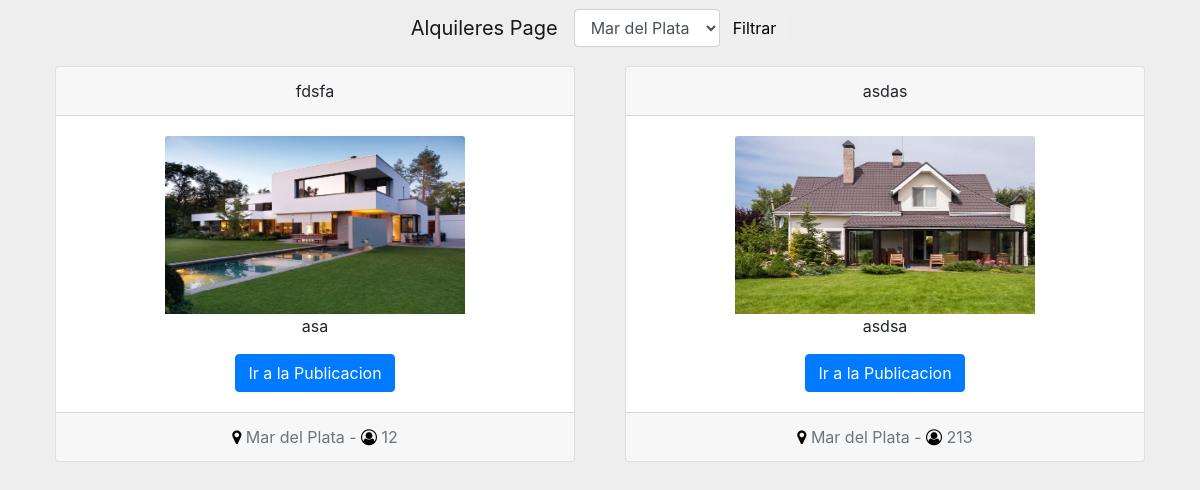
/, run on an earlier commit of the app's database.
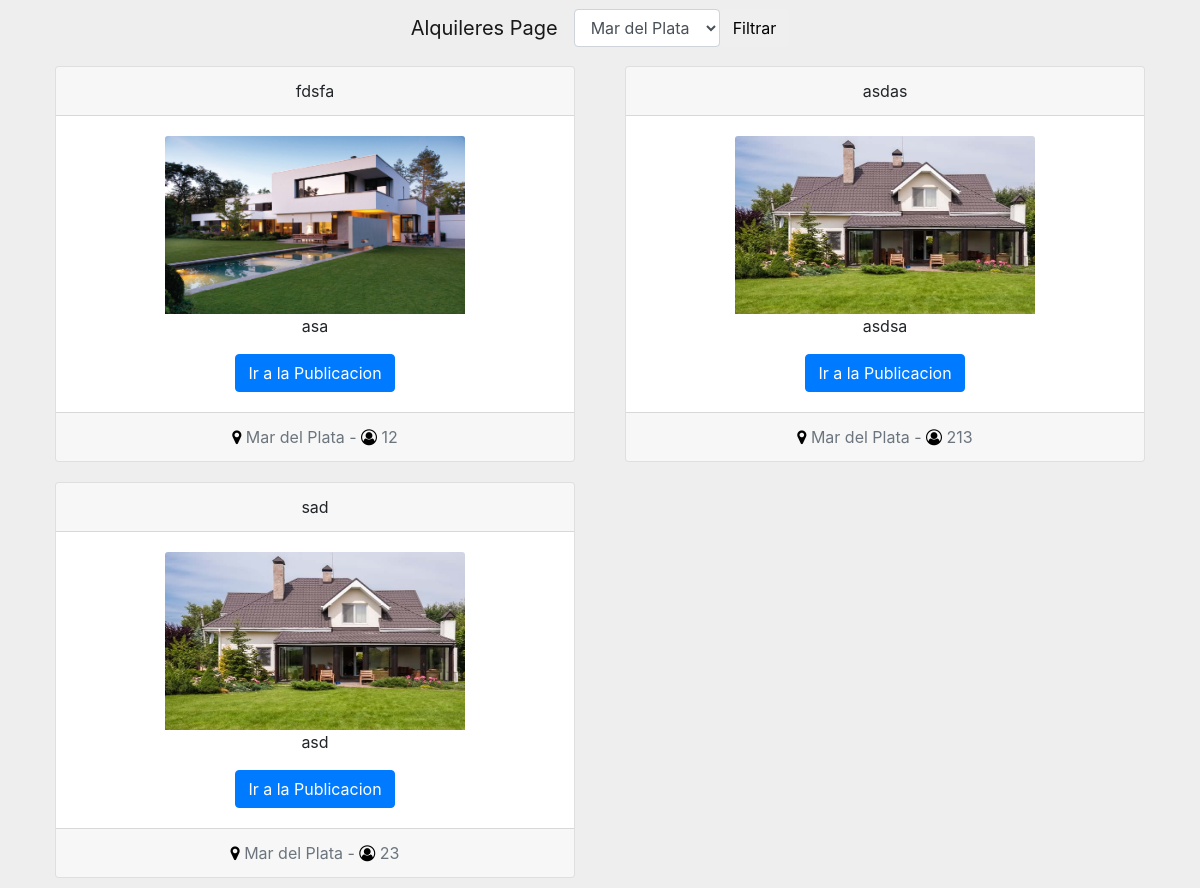
And on a later commit of the database.
### alquileres/models.py (models this page shows, shortened)
class Propiedad(models.Model):
    descripcion = models.CharField(max_length=500)
    precioDiario = models.IntegerField()
    imagen = models.ImageField(upload_to='image', max_length=100)
    titulo = models.CharField(max_length=50)
    maximoHabitantes = models.IntegerField()
    ciudad = models.ForeignKey(Ciudad, null=True, blank=True, on_delete=models.CASCADE)
    class Meta:
        verbose_name_plural = "Propiedades"

class Ciudad(models.Model):
    nombre = models.CharField(max_length=200, unique=True)
    class Meta:
        verbose_name_plural = "Ciudades"

### alquileres/views.py (the view)
# urls.py: url(r'^$', index),
def index(request):
    ciudades = Ciudad.objects.all()
    if 'filter' in request.GET:
        filtrados = Propiedad.objects.all().filter(ciudad=request.GET['idCiudad'])
        contexto = {
            'propiedades': filtrados,
            'ciudades': ciudades
        }
        return render(request, 'alquileres/index.html', contexto)
    else:
        propiedades = Propiedad.objects.all()
        contexto = {
            'propiedades': propiedades,
            'ciudades': ciudades
        }
        return render(request, 'alquileres/index.html', contexto)

### templates/alquileres/index.html (shortened to what this page needs)
{% extends 'base/base.html' %}
{% block header %}
    <div class="container">
    <nav class="navbar justify-content-center navbar-expand-lg navbar-light">
        <a class="navbar-brand" href="/">Alquileres Page</a>
     <form class="form-inline" method="GET" id="filterForm">
        <div class="form-group">
            <select name="idCiudad" id="idCiudad" class="form-control">
                {% for c in ciudades %}
                    <option value="{{ c.id }}">{{ c.nombre }}</option>
                {% endfor %}
            </select>
        </div>
      <button type="submit" class="btn btn-default">Filtrar</button>
     </form>
    </nav>
{% endblock %}
{% block content %}
    <div class="row">
        {% if propiedades %}
            {% for propiedad in propiedades %}
                <div class="col-md-6">
                    <div class="card text-center customMargin">
                        <div class="card-header">
                            {{ propiedad.titulo }}
                        </div>
                        <div class="card-body">
                            <img class="card-img-top" src="{{ propiedad.imagen.url }}" alt="Imagen de la propiedad">
                            <p class="card-text">{{ propiedad.descripcion }}</p>
                            <a href="{% url 'alquileres:dpto' propiedad.id %}" class="btn btn-primary">Ir a la
                                Publicacion</a>
                        </div>
                        <div class="card-footer text-muted">
                            <span style="color:black;font-weight:bold"> <i
                                    class="fa fa-map-marker"></i></span> {{ propiedad.ciudad.nombre }} -
                            <span style="color:black;font-weight:bold"> <i
                                    class="fa fa-user-circle-o"></i></span> {{ propiedad.maximoHabitantes }}
                        </div>
                    </div>
                </div>
            {% endfor %}
        {% endif %}
    </div>
{% endblock %}
{% block footer %}
    </div>
{% endblock %}

### templates/base/base.html (shortened to what this page needs)
<!DOCTYPE html>
<html lang="es">
<head>
    <link rel="stylesheet" href="https://maxcdn.bootstrapcdn.com/bootstrap/4.0.0-beta.2/css/bootstrap.min.css"
>
    <link rel="stylesheet" href="https://maxcdn.bootstrapcdn.com/font-awesome/4.7.0/css/font-awesome.min.css">
</head>
<body id="body">
{% block header %}{% endblock %}
{% block content %}{% endblock %}
{% block footer %}{% endblock %}
</body>
</html>

### templates/alquileres/index.html (style rules this page uses)
.customMargin { margin: 10px; }
img { width: 100%; max-width: 300px; max-height: 178px; }

### templates/base/base.html (style rules this page uses)
#body { background-color: #eeeeee; }

What changed in the data, as far as the page shows it:
added Propiedad: titulo "sad", imagen (picture), descripcion "asd", ciudad.nombre "Mar del Plata", maximoHabitantes "23"
